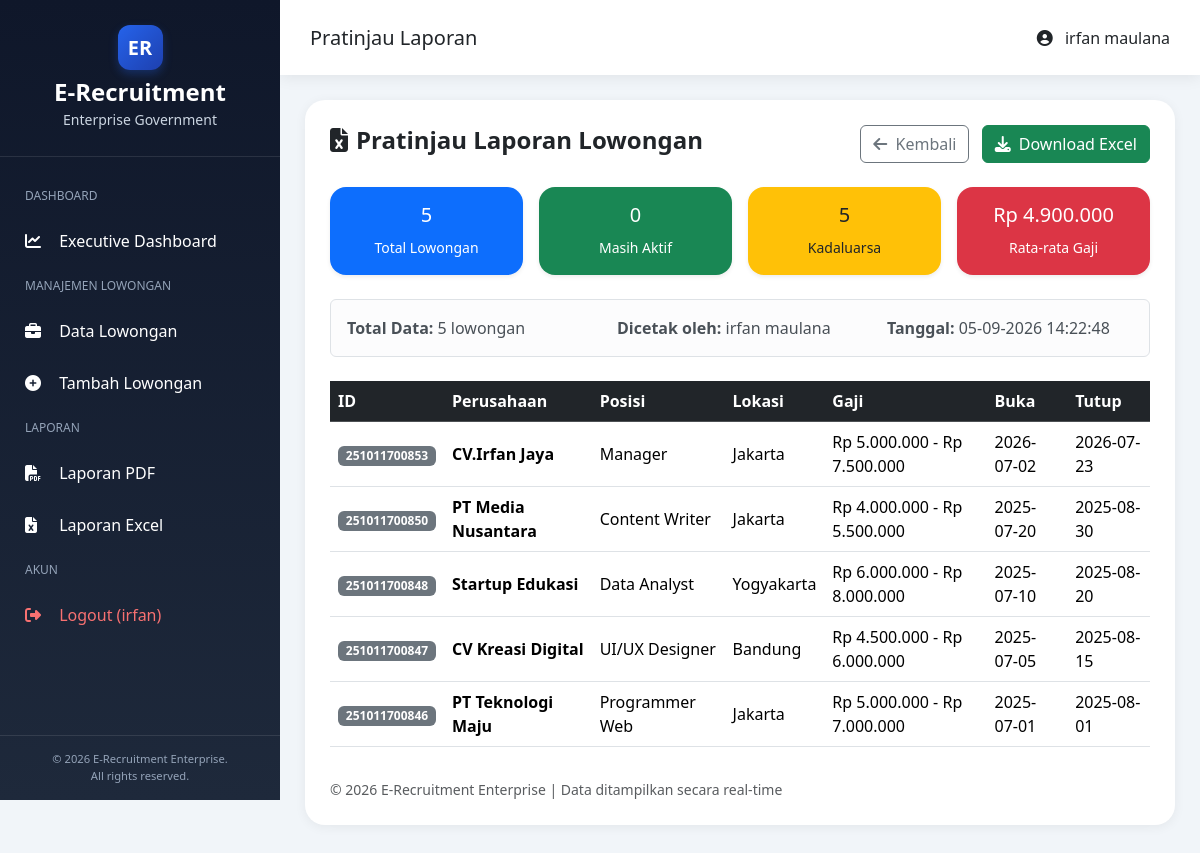
Screenshot of /index.php?page=report_preview (signed in) with the database file from the repository.
### tables this page shows
CREATE TABLE `lowongan` (
  `id` bigint(20) NOT NULL,
  `perusahaan` varchar(100) NOT NULL,
  `posisi` varchar(100) NOT NULL,
  `deskripsi` text NOT NULL,
  `kualifikasi` text NOT NULL,
  `lokasi` varchar(100) NOT NULL,
  `gaji` varchar(50) DEFAULT NULL,
  `tanggal_buka` date NOT NULL,
  `tanggal_tutup` date NOT NULL,
  `gambar_perusahaan` varchar(255) DEFAULT NULL,
  `created_at` timestamp NOT NULL DEFAULT current_timestamp(),
  `updated_at` timestamp NOT NULL DEFAULT current_timestamp() ON UPDATE current_timestamp()
);

### controllers/ReportController.php (called while the page is built, shortened)
<?php
require_once __DIR__ . '/../models/Lowongan.php';
class ReportController {
    public function preview() {
    $model = new Lowongan();
    $data = $model->getAll();
    $total = count($data);
    $stats = $model->getStats();
    $userCetak = $_SESSION['nama'] ?? 'Administrator';
    $tglCetak  = date('d-m-Y H:i:s');
    include __DIR__ . '/../views/report/preview.php';
}
}

### config/Database.php (called while the page is built)
<?php
class Database {
    private static $instance = null;
    private $conn;
    private $host = 'localhost';
    private $dbname = 'db_uas_lowongan';
    private $user = 'root';
    private $pass = '';
    private function __construct() {
        try {
            $this->conn = new PDO(
                "mysql:host=$this->host;dbname=$this->dbname;charset=utf8",
                $this->user,
                $this->pass
            );
            $this->conn->setAttribute(PDO::ATTR_ERRMODE, PDO::ERRMODE_EXCEPTION);
        } catch (PDOException $e) {
            die("Koneksi database gagal: " . $e->getMessage());
        }
    }
    public static function getInstance() {
        if (self::$instance === null) {
            self::$instance = new Database();
        }
        return self::$instance;
    }
    public function getConnection() {
        return $this->conn;
    }
}

### models/Lowongan.php (called while the page is built, shortened)
<?php
require_once __DIR__ . '/../config/Database.php';
class Lowongan {
    private $conn;
    private $table = 'lowongan';
    public function __construct() {
        $database = Database::getInstance();
        $this->conn = $database->getConnection();
    }
    public function getAll($search = '') {
        $sql = "SELECT * FROM {$this->table}";
        $sql .= " ORDER BY id DESC";
        $stmt = $this->conn->prepare($sql);
        $stmt->execute();
        return $stmt->fetchAll(PDO::FETCH_ASSOC);
    }
    public function getStats() {
        $stmt = $this->conn->query("SELECT COUNT(*) FROM {$this->table}");
        $total = $stmt->fetchColumn();
        $stmt = $this->conn->query("SELECT COUNT(*) FROM {$this->table} WHERE tanggal_tutup >= CURDATE()");
        $aktif = $stmt->fetchColumn();
        $stmt = $this->conn->query("SELECT COUNT(*) FROM {$this->table} WHERE tanggal_tutup < CURDATE()");
        $kadaluarsa = $stmt->fetchColumn();
        $stmt = $this->conn->query("SELECT gaji FROM {$this->table}");
        $gajiList = $stmt->fetchAll(PDO::FETCH_COLUMN);
        $totalGaji = 0;
        $count = 0;
        foreach ($gajiList as $g) {
            if (preg_match('/[\d]+/', str_replace('.', '', $g), $m)) {
                $totalGaji += (int)$m[0];
                $count++;
            }
        }
        $rataGaji = $count > 0 ? 'Rp ' . number_format($totalGaji / $count, 0, ',', '.') : 'N/A';
        return [
            'total'      => $total,
            'aktif'      => $aktif,
            'kadaluarsa' => $kadaluarsa,
            'rata_gaji'  => $rataGaji,
        ];
    }
}

### views/report/preview.php (the view, shortened to what this page needs)
<?php
include __DIR__ . '/../header.php';
?>
<div class="panel">
    <div class="d-flex justify-content-between align-items-center mb-4">
        <h4 class="fw-bold"><i class="fa fa-file-excel me-2"></i>Pratinjau Laporan Lowongan</h4>
        <div>
            <a href="index.php?page=lowongan" class="btn btn-outline-secondary me-2"><i class="fa fa-arrow-left me-1"></i> Kembali</a>
            <a href="index.php?page=report_excel" class="btn btn-success"><i class="fa fa-download me-1"></i> Download Excel</a>
        </div>
    </div>
    <div class="row g-3 mb-4">
        <div class="col-md-3">
            <div class="card border-0 shadow-sm rounded-4 bg-primary text-white">
                <div class="card-body text-center">
                    <h5 class="card-title"><?= $stats['total'] ?></h5>
                    <small>Total Lowongan</small>
                </div>
            </div>
        </div>
        <div class="col-md-3">
            <div class="card border-0 shadow-sm rounded-4 bg-success text-white">
                <div class="card-body text-center">
                    <h5><?= $stats['aktif'] ?></h5>
                    <small>Masih Aktif</small>
                </div>
            </div>
        </div>
        <div class="col-md-3">
            <div class="card border-0 shadow-sm rounded-4 bg-warning text-dark">
                <div class="card-body text-center">
                    <h5><?= $stats['kadaluarsa'] ?></h5>
                    <small>Kadaluarsa</small>
                </div>
            </div>
        </div>
        <div class="col-md-3">
            <div class="card border-0 shadow-sm rounded-4 bg-danger text-white">
                <div class="card-body text-center">
                    <h5><?= $stats['rata_gaji'] ?></h5>
                    <small>Rata‑rata Gaji</small>
                </div>
            </div>
        </div>
    </div>
    <div class="alert alert-light border mb-4">
        <div class="row">
            <div class="col-md-4"><strong>Total Data:</strong> <?= $total ?> lowongan</div>
            <div class="col-md-4"><strong>Dicetak oleh:</strong> <?= htmlspecialchars($userCetak) ?></div>
            <div class="col-md-4"><strong>Tanggal:</strong> <?= $tglCetak ?></div>
        </div>
    </div>
    <div class="table-responsive">
        <table class="table table-hover align-middle">
            <thead class="table-dark">
                <tr>
                    <th>ID</th>
                    <th>Perusahaan</th>
                    <th>Posisi</th>
                    <th>Lokasi</th>
                    <th>Gaji</th>
                    <th>Buka</th>
                    <th>Tutup</th>
                </tr>
            </thead>
            <tbody>
                <?php if (empty($data)): ?>
                    <tr><td colspan="7" class="text-center py-4">Tidak ada data lowongan.</td></tr>
                <?php else: ?>
                    <?php foreach ($data as $row): ?>
                    <tr>
                        <td><span class="badge bg-secondary"><?= $row['id'] ?></span></td>
                        <td><strong><?= htmlspecialchars($row['perusahaan']) ?></strong></td>
                        <td><?= htmlspecialchars($row['posisi']) ?></td>
                        <td><?= htmlspecialchars($row['lokasi']) ?></td>
                        <td><?= htmlspecialchars($row['gaji']) ?></td>
                        <td><?= $row['tanggal_buka'] ?></td>
                        <td><?= $row['tanggal_tutup'] ?></td>
                    </tr>
                    <?php endforeach; ?>
                <?php endif; ?>
            </tbody>
        </table>
    </div>
    <div class="text-muted small mt-3">
        &copy; <?= date('Y') ?> E-Recruitment Enterprise | Data ditampilkan secara real‑time
    </div>
</div>
<?php include __DIR__ . '/../footer.php'; ?>

### views/header.php (style rules this page uses)
:root { --primary:#0f172a; --secondary:#1e293b; --accent:#2563eb; --gold:#f59e0b; --success:#10b981; --danger:#ef4444; --bg:#f1f5f9; }
body { background: var(--bg); font-family: 'Segoe UI', sans-serif; margin-left: 280px; transition: margin-left 0.3s; }
.panel { background: white; border-radius: 20px; padding: 25px; box-shadow: 0 2px 12px rgba(0,0,0,.06); margin-bottom: 25px; }

### rows the page displays
lowongan: id "251011700853", perusahaan "CV.Irfan Jaya", posisi "Manager", lokasi "Jakarta", gaji "Rp 5.000.000 - Rp 7.500.000", tanggal_buka "2026-07-02", tanggal_tutup "2026-07-23"
lowongan: id "251011700850", perusahaan "PT Media Nusantara", posisi "Content Writer", lokasi "Jakarta", gaji "Rp 4.000.000 - Rp 5.500.000", tanggal_buka "2025-07-20", tanggal_tutup "2025-08-30"
lowongan: id "251011700848", perusahaan "Startup Edukasi", posisi "Data Analyst", lokasi "Yogyakarta", gaji "Rp 6.000.000 - Rp 8.000.000", tanggal_buka "2025-07-10", tanggal_tutup "2025-08-20"
lowongan: id "251011700847", perusahaan "CV Kreasi Digital", posisi "UI/UX Designer", lokasi "Bandung", gaji "Rp 4.500.000 - Rp 6.000.000", tanggal_buka "2025-07-05", tanggal_tutup "2025-08-15"
lowongan: id "251011700846", perusahaan "PT Teknologi Maju", posisi "Programmer Web", lokasi "Jakarta", gaji "Rp 5.000.000 - Rp 7.000.000", tanggal_buka "2025-07-01", tanggal_tutup "2025-08-01"

### other values shown
$_SESSION['username'] "irfan"
$pageTitle "Pratinjau Laporan"
$_SESSION['nama'] "irfan maulana"
$stats['total'] "5"
$stats['aktif'] "0"
$stats['kadaluarsa'] "5"
$stats['rata_gaji'] "Rp 4.900.000"
$total "5"
$userCetak "irfan maulana"
$tglCetak "05-09-2026 14:22:48"
